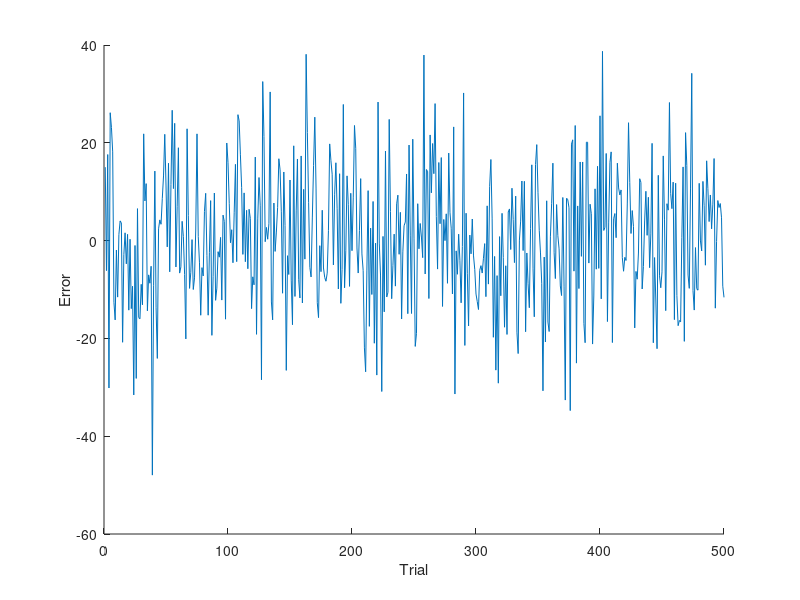
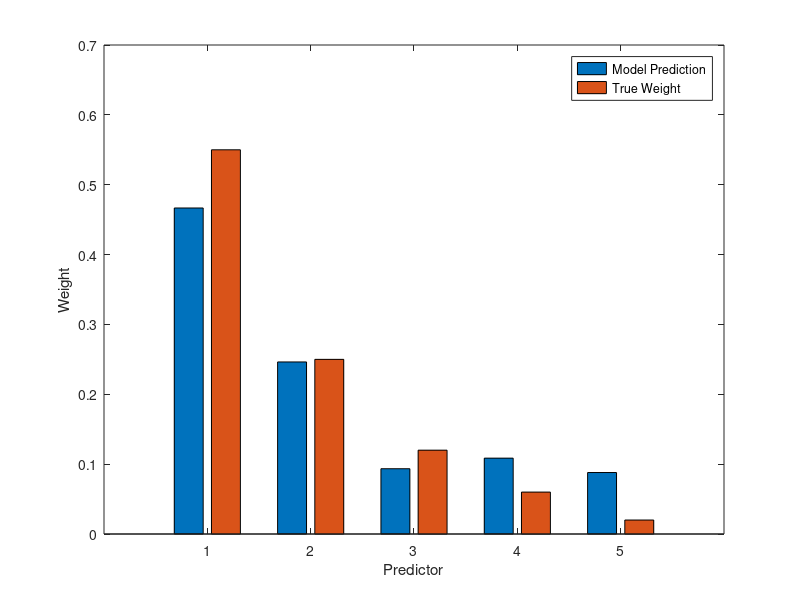

Reproduce these figures in MATLAB, in order.
clear

%% Simulate exemplar based on entropy.
% In this simulation, we assume that agents make predictions by sampling
% the most similar instance they previously experienced, based on the
% euclidean distance between Xs. Here we assume that they can only remember
% the top 10 least entropic trials they have experienced.

%% generative parameters ==================================================
% number of dimensions
D = 5;

% regression coefficients
beta = [.55; .25; .12; .06; .02];

% generative function for sampling stimuli 
% note stimulus values are between 0 and 100
gX = @() (rand(D,1))*100;

% noise function
nZ = @() 0 * randn(1);

% number of trials people can remember
trial_mem = 10;


%% simulate ===============================================================
% initialize learning algorithm
theta = rand(D,1);

T = 500;

 for t = 1:T
     
    % sample X for this trial
    X = gX();
    
    %compute prediction
    if t > 1 && t < trial_mem
        dist = sqrt(sum((x_store - X).^2));
        Rhat = correct_response_store(dist == min(dist));
    elseif t > trial_mem
       dist = sqrt(sum((x_store - X).^2));
       [error_sorted, index] = sort(abs(error_store), 'descend');
       max_PE_trials = (index(1:trial_mem));
       Rhat = correct_response_store(dist == min(dist(max_PE_trials))); 
    else
        Rhat = 50 + 10*randn(1);
    end
    
    %store Rhats
    Rhat_store(:,t) = Rhat;
    
    %store X's
    x_store(:,t) = X;
    
    %add correct response to store
    correct_response = beta' * X + nZ();
    correct_response_store(t) = correct_response;
    
    %store error
    error = Rhat - correct_response;
    error_store(t) = error;
    
 end

 %% Plot errors over time
figure(1); clf;  hold on;
plot(error_store')
xlabel('Trial')
ylabel('Error')

%% Plot regression weights
thetas = regress(Rhat_store', x_store');

figure
bar([thetas(1) beta(1); thetas(2) beta(2); thetas(3) beta(3); thetas(4) beta(4); thetas(5) beta(5)]);
xlabel('Predictor')
ylabel('Weight')
legend('Model Prediction', 'True Weight')



